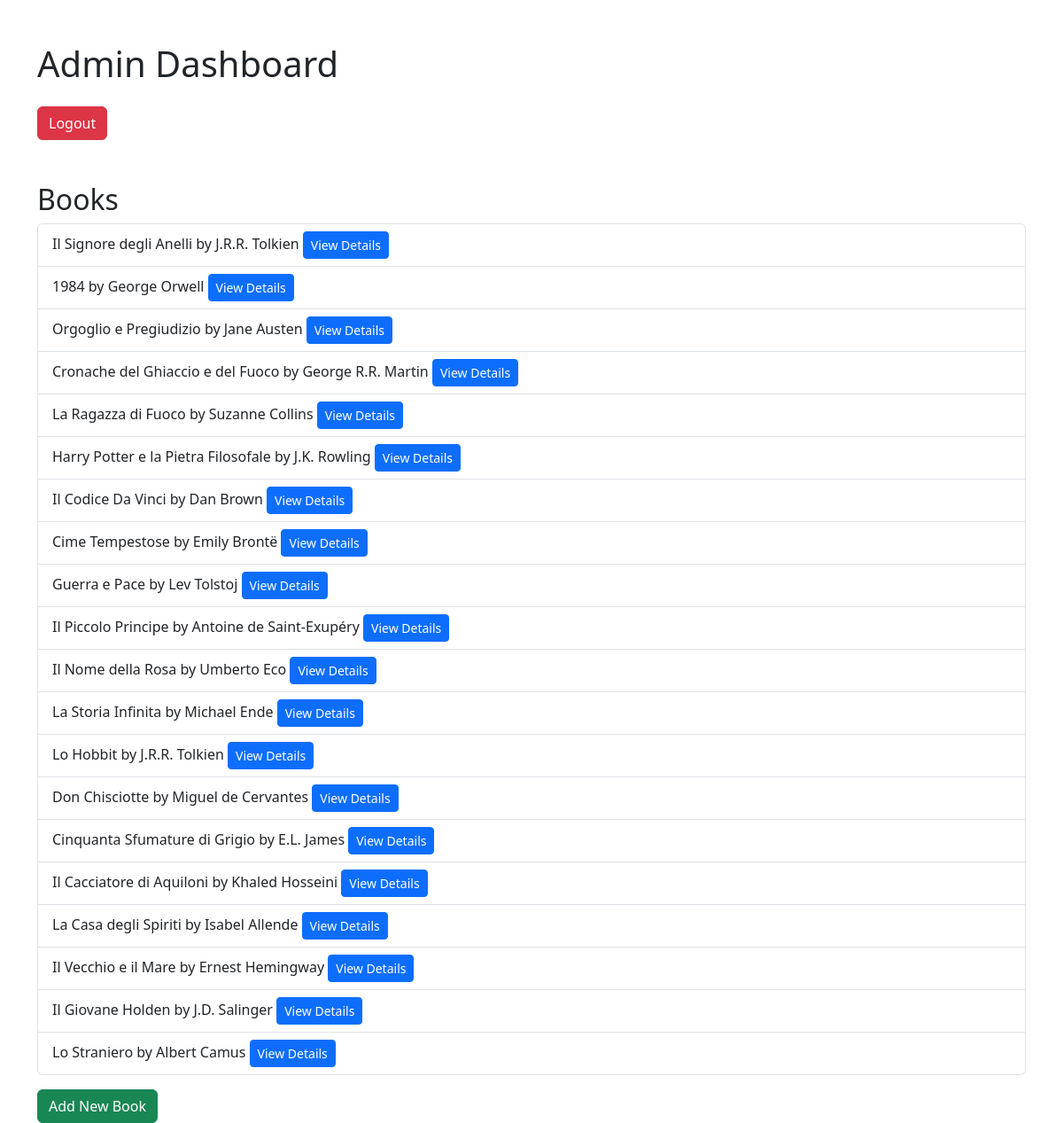
/index.php (signed in), run on the app's committed database.
### tables this page shows
CREATE TABLE IF NOT EXISTS `libri` (
  `id` int(11) NOT NULL AUTO_INCREMENT,
  `titolo` varchar(100) NOT NULL,
  `autore` varchar(100) NOT NULL,
  `anno_pubblicazione` int(11) NOT NULL,
  `genere` varchar(50) NOT NULL,
  PRIMARY KEY (`id`)
);

### Database.php (called while the page is built, shortened)
<?php
class Database {
    private $host = DB_HOST;
    private $db_name = DB_NAME;
    private $username = DB_USER;
    private $password = DB_PASS;
    public function getConnection() {
        $this->conn = null;
        try {
            $this->conn = new PDO("mysql:host=" . $this->host . ";dbname=" . $this->db_name, $this->username, $this->password);
            $this->conn->exec("set names utf8");
        } catch(PDOException $exception) {
            echo "Connection error: " . $exception->getMessage();
        }
        return $this->conn;
    }
}
?>

### AdminPanel.php (called while the page is built, shortened)
<?php
class AdminPanel {
    private $db;
    public function __construct($db) {
        $this->db = $db;
    }
    public function getBooks() {
        $stmt = $this->db->query("SELECT * FROM libri");
        return $stmt->fetchAll(PDO::FETCH_ASSOC);
    }
}
?>

### index.php (the view, shortened to what this page needs)
<?php
require_once './Database.php';
require_once './AdminPanel.php';
$db = new Database();
$adminPanel = new AdminPanel($db->getConnection());
$books = $adminPanel->getBooks();
?>
<!DOCTYPE html>
<html lang="en">
<head>
    <link href="https://cdn.jsdelivr.net/npm/bootstrap@5.3.0-alpha1/dist/css/bootstrap.min.css" rel="stylesheet">
</head>
<body>
    <div class="container">
        <h1 class="mt-5">Admin Dashboard</h1>
        <a href="logout.php" class="btn btn-danger mt-3">Logout</a>
        <h2 class="mt-5">Books</h2>
        <ul class="list-group">
            <?php foreach ($books as $book): ?>
                <li class="list-group-item">
                    <?php echo htmlspecialchars($book['titolo']); ?> by <?php echo htmlspecialchars($book['autore']); ?>
                    <a href="book_details.php?id=<?php echo $book['id']; ?>" class="btn btn-primary btn-sm">View Details</a>
                </li>
            <?php endforeach; ?>
        </ul>
        <a href="createBook.php" class="btn btn-success mt-3">Add New Book</a>
    </div>
</body>
</html>

### data on the page
libri: titolo "Il Signore degli Anelli", autore "J.R.R. Tolkien"
libri: titolo "1984", autore "George Orwell"
libri: titolo "Orgoglio e Pregiudizio", autore "Jane Austen"
libri: titolo "Cronache del Ghiaccio e del Fuoco", autore "George R.R. Martin"
libri: titolo "La Ragazza di Fuoco", autore "Suzanne Collins"
libri: titolo "Harry Potter e la Pietra Filosofale", autore "J.K. Rowling"
libri: titolo "Il Codice Da Vinci", autore "Dan Brown"
libri: titolo "Cime Tempestose", autore "Emily Brontë"
libri: titolo "Guerra e Pace", autore "Lev Tolstoj"
libri: titolo "Il Piccolo Principe", autore "Antoine de Saint-Exupéry"
libri: titolo "Il Nome della Rosa", autore "Umberto Eco"
libri: titolo "La Storia Infinita", autore "Michael Ende"
libri: titolo "Lo Hobbit", autore "J.R.R. Tolkien"
libri: titolo "Don Chisciotte", autore "Miguel de Cervantes"
libri: titolo "Cinquanta Sfumature di Grigio", autore "E.L. James"
libri: titolo "Il Cacciatore di Aquiloni", autore "Khaled Hosseini"
libri: titolo "La Casa degli Spiriti", autore "Isabel Allende"
libri: titolo "Il Vecchio e il Mare", autore "Ernest Hemingway"
libri: titolo "Il Giovane Holden", autore "J.D. Salinger"
libri: titolo "Lo Straniero", autore "Albert Camus"
